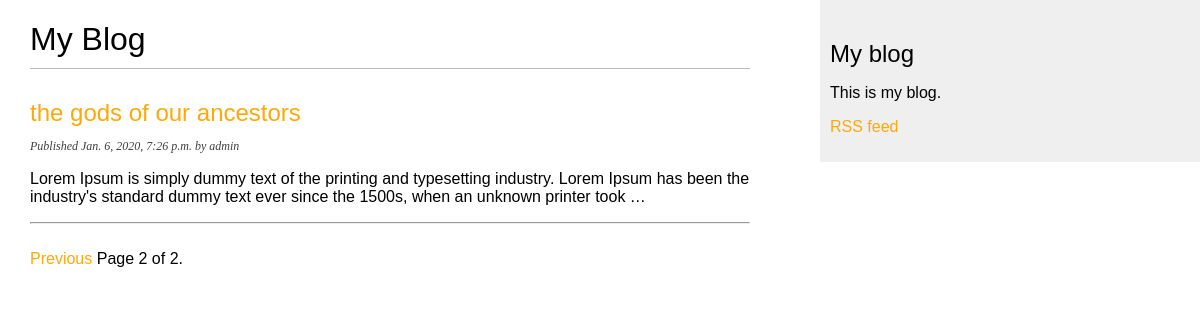
Screenshot of /blog/?page=2 with the database file from the repository.
### blog/models.py (models this page shows, shortened)
class Post(models.Model):
    STATUS_CHOICES = (
        ('draft', 'Draft'),
        ('published', 'Published'),
    )
    title = models.CharField(max_length=250)
    slug = models.SlugField(max_length=250,
                            unique_for_date='publish')
    author = models.ForeignKey(User,
                               on_delete=models.CASCADE,
                               related_name='blog_posts')
    body = models.TextField()
    publish = models.DateTimeField(default=timezone.now)
    created = models.DateTimeField(auto_now_add=True)
    updated = models.DateTimeField(auto_now=True)
    status = models.CharField(max_length=10,
                              choices=STATUS_CHOICES,
                              default='draft')
    objects = models.Manager() # The default manager.
    published = PublishedManager() # The custom manager.
    class Meta:
        ordering = ('-publish',)
    def get_absolute_url(self):
        args=[
            self.publish.year,
            self.publish.month,
            self.publish.day,
            self.slug,
            ]
        return reverse('blog:post_detail', args=args)

### blog/views.py (the view)
# urls.py: path('', views.post_list, name='post_list'),
def post_list(request):
    object_list = Post.published.all()
    paginator = Paginator(object_list, 2) # 2 posts in each page
    page = request.GET.get('page')
    try:
        posts = paginator.page(page)
    except PageNotAnInteger:
        posts = paginator.page(1)
    except EmptyPage:
        posts = paginator.page(paginator.num_pages)
    return render(request,
                  'blog/post_list.html',
                  {'page': page,
                   'posts': posts})

### blog/models.py (called while the page is built)
    def get_queryset(self):
        return super().get_queryset().filter(status='published')

### blog/templates/blog/post_list.html (shortened to what this page needs)
{% extends "base.html" %}
{% block content %}
  <h1>My Blog</h1>
  {% for post in posts %}
    <h2>
      <a href="{{ post.get_absolute_url }}">
        {{ post.title }}
      </a>
    </h2>
    <p class="date">
      Published {{ post.publish }} by {{ post.author }}
    </p>
    {{ post.body|truncatewords:30|linebreaks }}
    <hr class="border"/>
  {% endfor %}<br />
  {% include "pagination.html" with page=posts %}
{% endblock %}

### blog/static/css/blog.css (style rules this page uses)
body { margin:0; padding:0; font-family:helvetica, sans-serif; }
a { color: #ffa80a; text-decoration:none; }
h1 { font-weight:normal; border-bottom:1px solid #bbb; padding:0 0 10px 0; }
h2 { font-weight:normal; margin:30px 0 0; }
p.date { color: #404040; font-family: georgia, serif; font-size: 12px; font-style: italic; }
.border { color: #bbb; }

### rows the page displays
Post: title "the gods of our ancestors", publish "Jan. 6, 2020, 7:26 p.m.", author "admin", body "Lorem Ipsum is simply dummy text of the printing and typesetting industry. Lorem Ipsum has been the industry's standard dummy text ever since the 1500s, when an unknown printer took …"

### other values shown
{{ page.number }} "2"
{{ page.paginator.num_pages }} "2"
